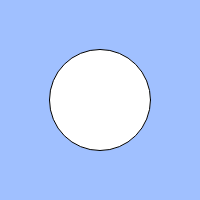
Frame 1 (no input)
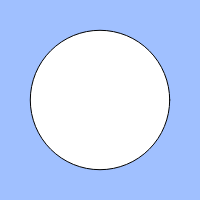
Frame 60 (no input)
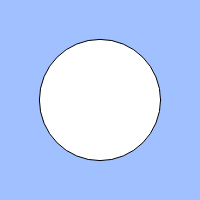
Frame 120 (the mouse pressed at the canvas centre since frame 60)

The p5.js sketch that drew these frames (run headless with seeded random() and noise() and a simulated clock; from frame 60 on, the mouse is pressed at the canvas centre):

// p5.js sketch
// ── sketch.js
// 練習問題「心臓の鼓動のように大きくなったり小さくなったりする円」
let count;
let cycle;

function setup(){
  createCanvas(200, 200);
  count = 0;
  cycle = 100;
}

function draw(){
  background(160, 192, 255);
  count = (count + 1) % cycle;
  // BLANK[1]
  if(count<50){size=100+(count+=0.01);}
    else{size=200-(count+=0.01);}
    if(keyIsDown(" ".charCodeAt(0))){if(count<50){size=100+(count+=1);}
    else{size=200-(count+=1);}
       
    
    }
    
  
  stroke(0);
    ellipse(width / 2, height / 2, size);
  }
